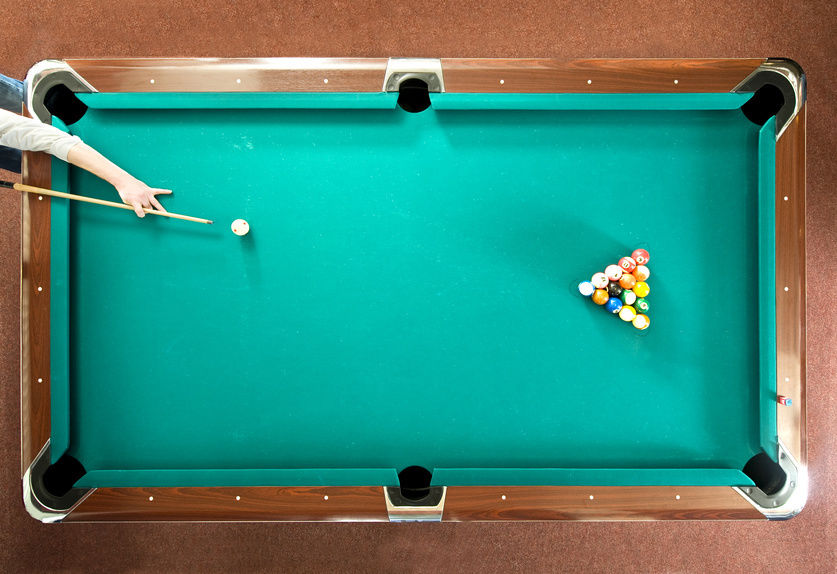
#> input picture Python-Code/sourceImages/fullTable1.JPG, 837 x 574 px, given in place of GoPro4deFisheye3.mp4, which was not available
$ python main.py
#> lines starting #> are read from the running program, lines starting #| are printed output that depends on the picture; after the words box and inside, x2 and y2 are one past the last pixel; in counts of white or black regions, pixels touching at a corner belong together; pictures that were not available may be replaced by others from this repository, and a replacement may not be noted
### Python-Code/ballDetection.py
import numpy as np
import cv2

import imutils

# [41 lines left out: functions getHoughCircles, getHoughLines, drawCirclesOnFrame, subtractBackground, drawBlobs, not called in this run]

def getHSVMaskExcludeTable(hsv,THRESHOLD=7000):
    histogram = cv2.calcHist([hsv], [0], None, [180], [0, 180])
    print("1")
    mask = cropHistogram(hsv,histogram,THRESHOLD=THRESHOLD)
    print("2")
    return mask
def cropHistogram(frame,histogram,THRESHOLD):
    #Assumes frame is 2D and has a maximum value equal to number of bins in histogram
    width,length = frame.shape
    mask = frame.copy()
    for i in range(0,width):
        for j in range(0,length):
            if(histogram[frame[i,j]] > THRESHOLD):
                mask[i,j] = 0
            else:
                mask[i,j] = 255
    return mask
# [47 lines left out: function getHSVMaskIncludeBalls, not called in this run]

def getHSVMask(hsv,threshold):
    #Accepts just HUE as input
    mask = getHSVMaskExcludeTable(hsv[:,:,0],THRESHOLD=threshold)
    mask2 = cv2.erode(mask, None, iterations=4)
    mask3 = cv2.dilate(mask2, None, iterations=4)

    return mask3
# [62 lines left out: functions erodeAndDilate, detectBlobs, getCircles, drawCirclesOnFrame, drawFrame, not called in this run]

def getTableMask(hsv):
    lower_table = np.array([90,0,0])
    upper_table = np.array([150,102,102])
    table_mask = cv2.inRange(hsv, lower_table, upper_table)
    return table_mask


def getTable(hsv,THRESHOLD=30000):
    #Takes in a gaussian blurred image in HSV domain
    #This method still assumes the table takes up most of the image
    #It outputs the cropped / rotated image in hsv space
    contourMode = cv2.RETR_EXTERNAL
    contourMethod = cv2.CHAIN_APPROX_SIMPLE


    #mask = hsv  #hsv is held because it is needed for the bitwise_and later
    width,length,layers = hsv.shape
    mask = getTableMask(hsv.copy())
    #histogram = cv2.calcHist([hsv], [0], None, [180], [0, 180])
    Nmask = mask.copy()
    #mask = mask[:,:,0]
    #thing = histogram[hsv[:,:,0]][:,:,0]
    #mask[thing < THRESHOLD] = 0
    #mask = cv2.threshold(mask,1,255,cv2.THRESH_BINARY)[1]


    outFrame = imutils.resize(mask, width=850)
    cv2.imshow('frame', outFrame)

    print("here1")
    print(mask)
    getTable_blobs = cv2.findContours(Nmask ,contourMode,contourMethod)[1]
    print("Here2:")
    maxContourArea = 0
    maxContourIndex = 0
    i=0
    for blob in getTable_blobs:
        area = cv2.contourArea(blob,False)

        if(area > maxContourArea):
            maxContourArea = area
            maxContourIndex = i
        i=i+1
    if len(getTable_blobs) != 0:
        rect = cv2.minAreaRect(getTable_blobs[maxContourIndex])
        box = np.int0(cv2.boxPoints(rect))
    else:
        box = [[0,0],[0,width],[length,width],[length,0]]

    return box


def getAffineRotation(box,width,length):
    #TODO: This seems to mirror image for some reason, look into that
    yVarMax = 0
    xVarMax = 0
    for i in range(0,3):
        for j in range(0,3):
            yVar = box[i][1]-box[j][1]
            xVar = box[i][0]-box[j][0]

            if(yVar > yVarMax):
                yVarMax = yVar
            if(xVar > xVarMax):
                xVarMax = xVar
    if(yVarMax > xVarMax):
        TBOX = [box[1],box[2],box[3]]
    else:
        TBOX = [box[0],box[1],box[2]]

    originalCoords = np.float32([TBOX[0],TBOX[1],TBOX[2]])
    newCoords = np.float32([[0,0],[0,width],[length,width]])
    return cv2.getAffineTransform(originalCoords,newCoords)

def rotateFrame(box,frame):
    #should work on both frame and HSV
    #rotMatrix = getTable2DRotation(box,rect,width,length)
    width,length,layers = frame.shape
    rotMatrix = getAffineRotation(box,width,length)

    #This crops the image appropriately
    #AFTER THIS POINT, mask is re-used to save space
    #All references to mask could be replaced with OUTFRAME
    mask = cv2.drawContours(np.zeros((width,length),np.uint8),[box],0,(255),-1)
    outFrame = frame.copy()
    #THIS IS JUST SOME DEBUG CODE   if(frame !=None):
    outFrame[:,:,0] =cv2.bitwise_and(frame[:,:,0],mask)
    outFrame[:,:,1] =cv2.bitwise_and(frame[:,:,1],mask)
    outFrame[:,:,2] =cv2.bitwise_and(frame[:,:,2],mask)

    outFrame[:,:,0] = cv2.warpAffine(outFrame[:,:,0],rotMatrix,(length,width))
    outFrame[:,:,1] = cv2.warpAffine(outFrame[:,:,1],rotMatrix,(length,width))
    outFrame[:,:,2] = cv2.warpAffine(outFrame[:,:,2],rotMatrix,(length,width))


    #This simply displays the image
    return outFrame        #TEMPORARY, normally return table (holes) info

def averageBox(box,newbox,count):
    count =float(count)
    for i in range(0,3):
        box[i][0] = box[i][0]*(count)/(count+1) + newbox[i][0]/(count+1)
        box[i][1] = box[i][1]*(count)/(count+1) + newbox[i][1]/(count+1)
    return box

### Python-Code/main.py
import numpy as np
import cv2
import imutils
from ballDetection import *


MAX_FRAMES = 180

WRITE_CIRCLES_VIDEO = False
WRITE_MASK_VIDEO = False


VIDEO_IN_NAME = "GoPro4deFisheye3"
VIDEO_EXTENSION = ".mp4"
MASK_VIDEO_NAME = VIDEO_IN_NAME+"_mask.mp4"
TABLE_VIDEO_NAME = VIDEO_IN_NAME+"_table.mp4"
CIRCLE_VIDEO_NAME = VIDEO_IN_NAME+"_circles.mp4"
RESULT_VIDEO_NAME = VIDEO_IN_NAME+"_result.mp4"
VIDEO_IN_NAME = VIDEO_IN_NAME+ VIDEO_EXTENSION
fourcc = cv2.VideoWriter_fourcc("X","V","I","D")


NUM_TABLE_FRAMES_AVERAGED = 150

cap = cv2.VideoCapture(VIDEO_IN_NAME)


ret, frame = cap.read()
#> frame is the input picture: shape (574, 837, 3); mean B, G, R 119.7, 137.6, 64.9
frameHeight,frameWidth,depth = frame.shape
#> frameHeight = 574; frameWidth = 837; depth = 3
#(*'H264')

frame = cv2.GaussianBlur(frame,(3,3),0)
hsv = cv2.cvtColor(frame, cv2.COLOR_BGR2HSV)
#> hsv: shape (574, 837, 3); mean H, S, V 56.7, 198.1, 157.3
box = getTable(hsv)
#> in getTableMask, `table_mask = cv2.inRange(hsv, lower_table, upper_table)`:
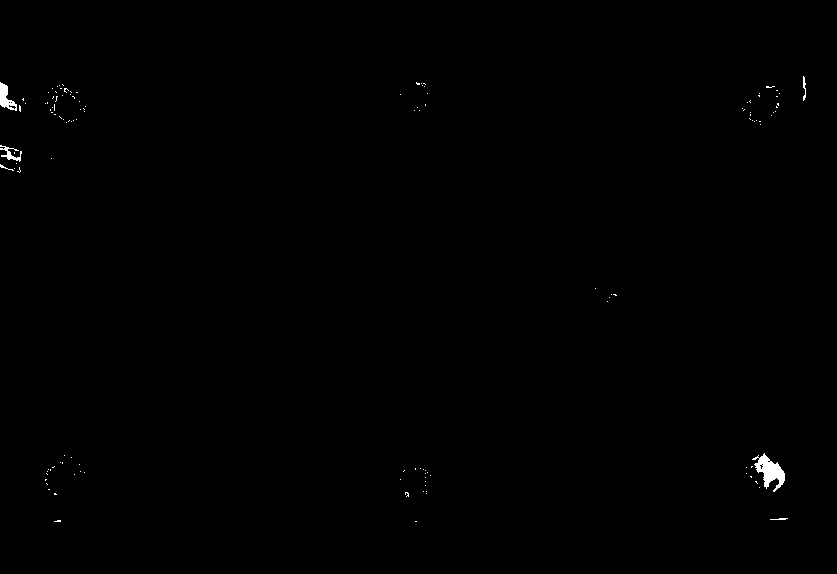
#> table_mask: shape (574, 837); 0.27% white; 128 white regions (122 under 20 px)
#> (printed output is left out)
#> in getTable, `getTable_blobs = cv2.findContours(Nmask ,contourMode,contourMethod)[1]`: getTable_blobs = 128 contours, 124 with area under 20; largest, box (x1, y1, x2, y2) and area: (752, 453, 785, 492) 510, (0, 82, 17, 111) 217, (0, 145, 22, 162) 77, (803, 76, 806, 101) 21
#> the loop in getTable, `for blob in getTable_blobs:` made 128 passes
#> (area, maxContourArea) on pass 43: (510.5, 510.5)
#> area on pass 55: 77
#> after the loop in getTable, `for blob in getTable_blobs:`: i = 128; maxContourArea = 510.5; maxContourIndex = 42
#> in getTable, `rect = cv2.minAreaRect(getTable_blobs[maxContourIndex])`: rect = ((770, 471.1), (23.64, 39.38), -25.35)
#> in getTable, `box = np.int0(cv2.boxPoints(rect))`: box = [[767, 493], [750, 458], [772, 448], [789, 483]]
#> box = [[767, 493], [750, 458], [772, 448], [789, 483]]


maskWriter = cv2.VideoWriter(MASK_VIDEO_NAME ,fourcc,30,(frameWidth,frameHeight),0)
# [5 lines of commented-out code are left out]

frameCount = 1#used to average table
while(cap.isOpened()):
    ret, frame = cap.read()
    # [6 lines of commented-out code are left out]
    frame = cv2.GaussianBlur(frame.copy(),(3,3),0)
    hsv = cv2.cvtColor(frame.copy(), cv2.COLOR_BGR2HSV)

    #This only searches for table for the first few frames
    #It averages the found corners, hopefully to limit
    if(frameCount < NUM_TABLE_FRAMES_AVERAGED):
        newBox = getTable(hsv.copy(),THRESHOLD=90000)
#> (printed output is left out)
#> the loop in getTable (call 2), `for blob in getTable_blobs:` made 128 passes
#> newBox = [[767, 493], [750, 458], [772, 448], [789, 483]]
        box = averageBox(box,newBox,frameCount)
        frameCount = frameCount +1

    #This sets up frame for ball searching
    hsv = rotateFrame(box,hsv.copy())    #This should return the hsv with the table isolated
#> after the loop in getAffineRotation, `for i in range(0,3):`: xVarMax = 22; yVarMax = 45
#> in getAffineRotation, `TBOX = [box[1],box[2],box[3]]`: TBOX = [[750, 458], [772, 448], [789, 483]]
#> in rotateFrame, `rotMatrix = getAffineRotation(box,width,length)`: rotMatrix = [[8.9, 19.59, -15650.1], [21.37, -10.38, -11274.8]]
#> in rotateFrame, `mask = cv2.drawContours(np.zeros((width,length),np.uint8),[box],0,(255..`: mask: shape (574, 837); 0.21% white; 1 white region, box (x1, y1, x2, y2) and area: (750, 448, 790, 494) 998
#> in rotateFrame, `outFrame[:,:,2] = cv2.warpAffine(outFrame[:,:,2],rotMatrix,(length,wid..`:
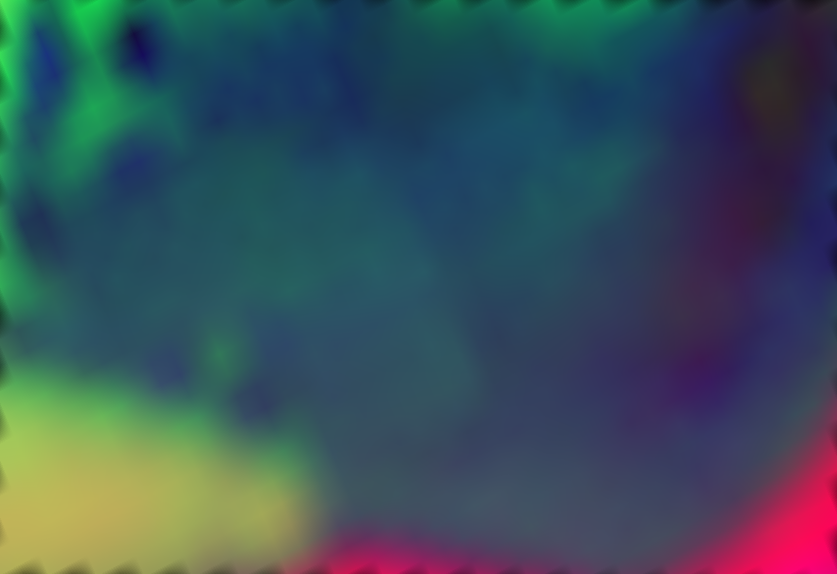
#> outFrame: shape (574, 837, 3); mean of channels 0, 1, 2 89.7, 80, 57.8; drawn as B, G, R
    outFrame = rotateFrame(box,frame.copy())
#> in rotateFrame (call 2), `outFrame[:,:,1] = cv2.warpAffine(outFrame[:,:,1],rotMatrix,(length,wid..`:
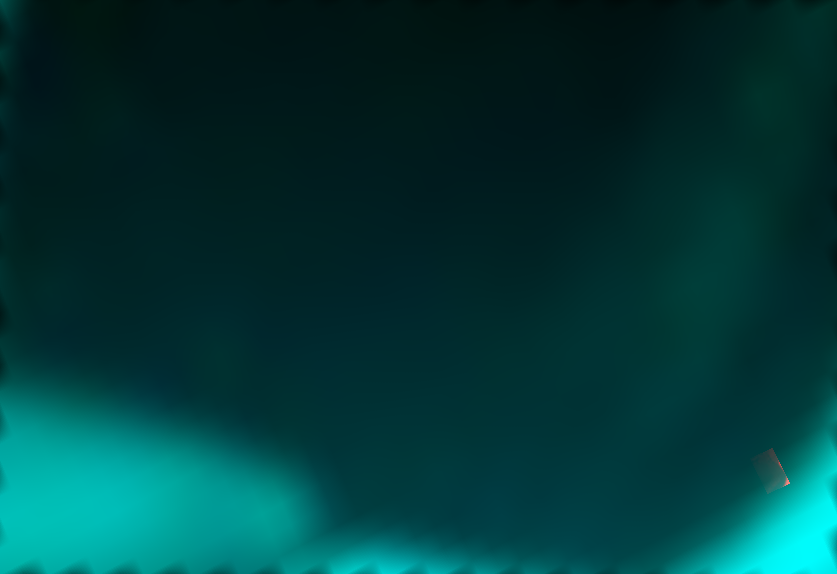
#> outFrame: shape (574, 837, 3); mean of channels 0, 1, 2 56.5, 56.5, 0.1; drawn as B, G, R
#> in rotateFrame (call 2), `outFrame[:,:,2] = cv2.warpAffine(outFrame[:,:,2],rotMatrix,(length,wid..`:
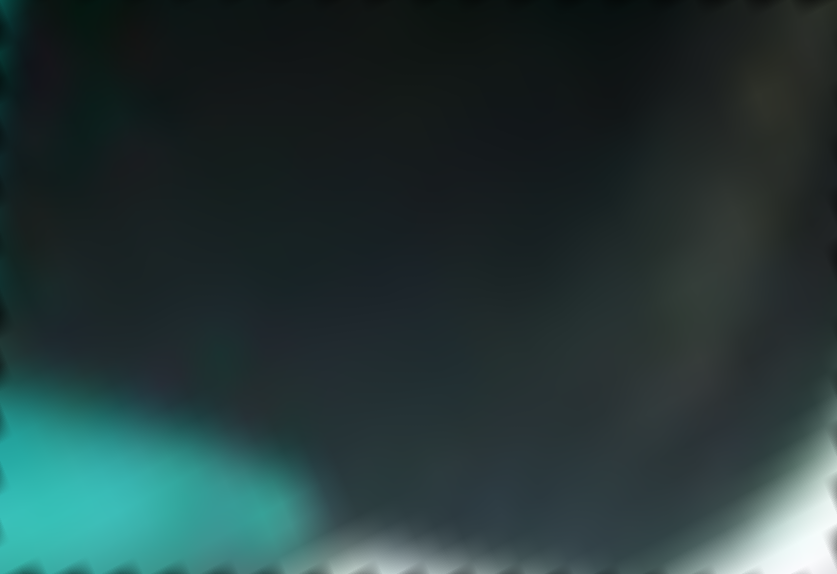
#> outFrame: shape (574, 837, 3); mean of channels 0, 1, 2 56.5, 56.5, 37.1; drawn as B, G, R
    mask = getHSVMask(hsv.copy(),threshold=8000)#This does some light dilation, prevents some crash for some reason
#> in getHSVMaskExcludeTable, `histogram = cv2.calcHist([hsv], [0], None, [180], [0, 180])`: histogram = 180 values, max 40080 at index 95, min 0 at index 0, mean 2669.1
#> in cropHistogram, `mask = frame.copy()`:
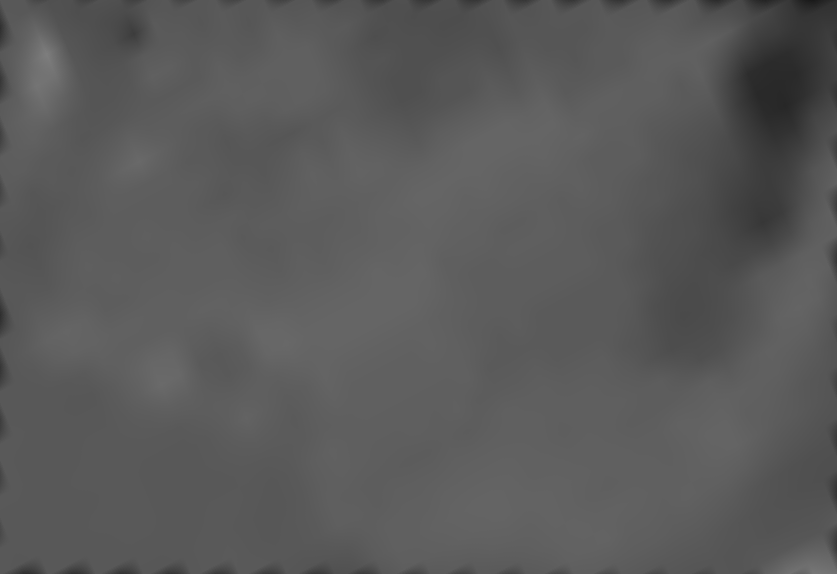
#> mask: shape (574, 837); min 26, max 125, mean 89.7
#> after the loop in cropHistogram, `for i in range(0,width):`:
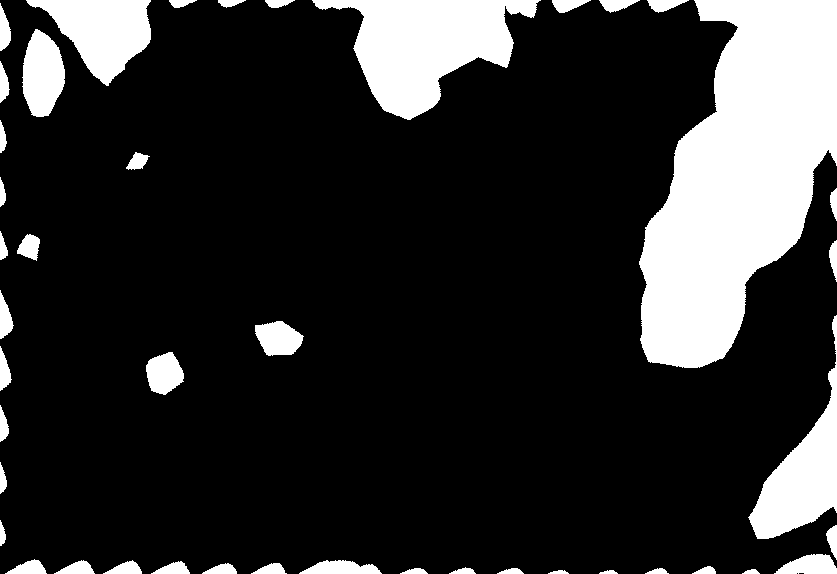
#> mask: shape (574, 837); 18.1% white; 44 white regions, largest, box (x1, y1, x2, y2) and area: (639, 0, 837, 368) 45786, (312, 0, 541, 120) 13935, (748, 315, 837, 539) 7025
#> in getHSVMask, `mask2 = cv2.erode(mask, None, iterations=4)`: mask2: shape (574, 837); 14.4% white; 41 white regions (12 under 20 px), largest, box (x1, y1, x2, y2) and area: (644, 0, 837, 364) 41931, (319, 0, 532, 114) 11708, (754, 373, 837, 535) 5357
#> in getHSVMask, `mask3 = cv2.dilate(mask2, None, iterations=4)`:
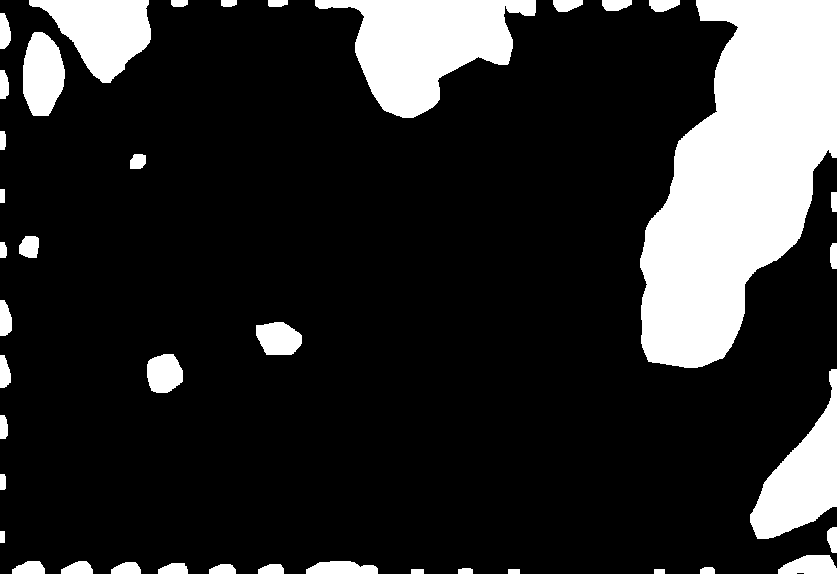
#> mask3: shape (574, 837); 17.7% white; 41 white regions, largest, box (x1, y1, x2, y2) and area: (640, 0, 837, 368) 45719, (315, 0, 536, 118) 13840, (750, 369, 837, 539) 6853

    # [19 lines of commented-out code are left out]
    showFrame = imutils.resize(outFrame.copy(), width=850)
    #cv2.imshow('frame', showFrame)

    if cv2.waitKey(1) & 0xFF == ord('q'):
#> (key q is pressed here)
        break

maskWriter.release()
#tableWriter.release()
#circlesWriter.release()
#resultWriter.release()
cap.release()
cv2.destroyAllWindows()

$ run again, on Python-Code/sourceImages/racked2.jpg
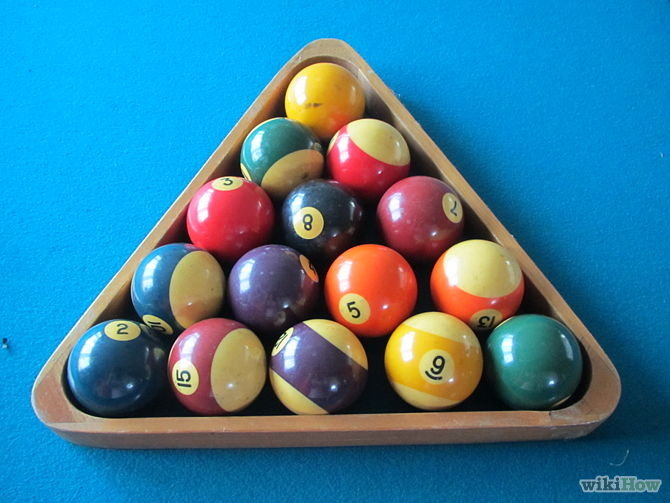
#> input picture Python-Code/sourceImages/racked2.jpg, 670 x 503 px, given in place of GoPro4deFisheye3.mp4, which was not available
#> frame is the input picture: shape (503, 670, 3); mean B, G, R 153.1, 124.5, 57.5
#> hsv: shape (503, 670, 3); mean H, S, V 85, 190.5, 175.3
#> in getTableMask, `table_mask = cv2.inRange(hsv, lower_table, upper_table)`:
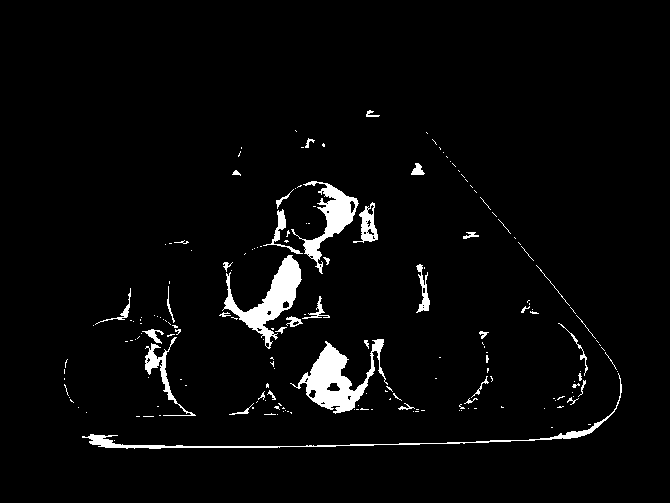
#> table_mask: shape (503, 670); 3.5% white; 186 white regions (146 under 20 px)
#> (printed output is left out)
#> getTable_blobs = 186 contours, 163 with area under 20; largest, box (x1, y1, x2, y2) and area: (290, 339, 388, 414) 2510, (222, 255, 302, 349) 2174, (291, 181, 359, 274) 1496, (82, 373, 622, 449) 834, (145, 337, 196, 416) 464
#> the loop in getTable, `for blob in getTable_blobs:` made 186 passes
#> (area, maxContourArea) on passes 38, 68, 69, 91: (24, 24), (25, 25), (834.5, 834.5), (2510, 2510)
#> after the loop in getTable, `for blob in getTable_blobs:`: i = 186; maxContourArea = 2510; maxContourIndex = 90
#> rect = ((338.3, 376.7), (96.93, 72.33), -2.2)
#> in getTable, `box = np.int0(cv2.boxPoints(rect))`: box = [[291, 414], [288, 342], [385, 338], [388, 410]]
#> (printed output is left out)
#> the loop in getTable (call 2), `for blob in getTable_blobs:` made 186 passes
#> after the loop in getAffineRotation, `for i in range(0,3):`: xVarMax = 97; yVarMax = 76
#> TBOX = [[291, 414], [288, 342], [385, 338]]
#> rotMatrix = [[6.9, -0.287, -1887.6], [-0.288, -6.97, 2971]]
#> histogram = 180 values, max 15413 at index 103, min 0 at index 179, mean 1872.3
#> mask2: shape (503, 670); 57.5% white; 20 black regions, largest, box (x1, y1, x2, y2) and area: (0, 0, 415, 503) 73133, (315, 0, 670, 419) 54386, (575, 409, 662, 503) 3767
#> in getHSVMask, `mask3 = cv2.dilate(mask2, None, iterations=4)`:
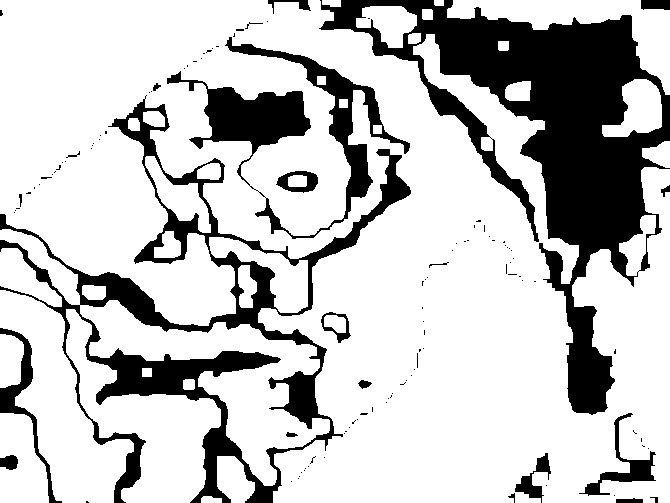
#> mask3: shape (503, 670); 76.7% white; 117 black regions (95 under 20 px), largest, box (x1, y1, x2, y2) and area: (319, 0, 670, 415) 40009, (0, 95, 411, 503) 23129, (167, 37, 410, 239) 9959
